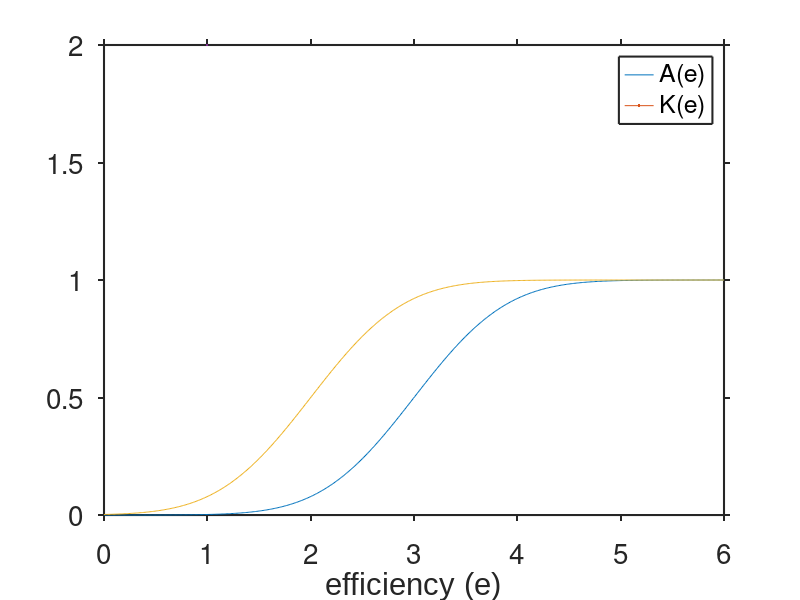
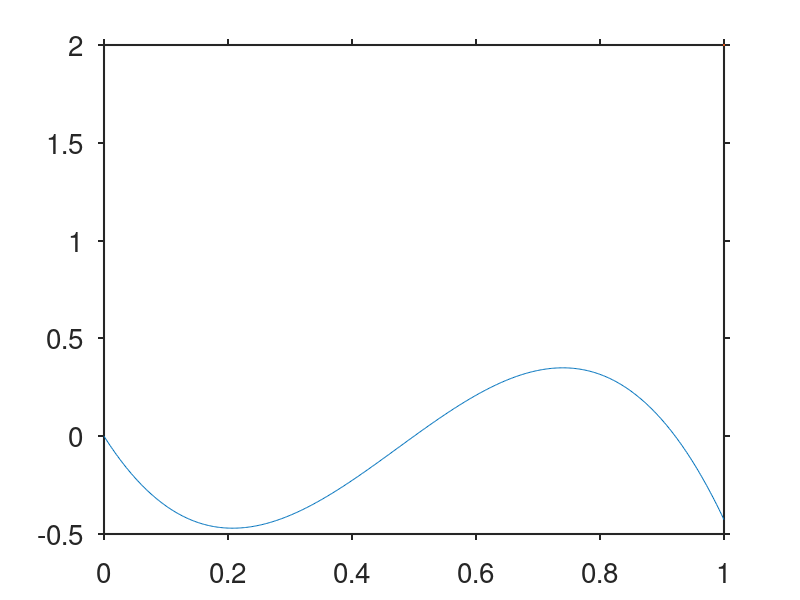

Write MATLAB code to recreate these figures, in order. (Note: this script raises an error after producing the figures.)
%%Alice Henman%%
%%Chapter 3 Evolutionary Suicide%%
%%Classifying singular strategies%%

%%Default graphing layout from Dennis
set(0,'defaultTextFontName', 'Arial');
set(0,'defaultaxesfontsize', 20); % 25 for 1X3, 20 for 1X2 figures
%set(0,'defaultLegendInterpreter','latex');
set(0,'defaultAxesTickLabelInterpreter','none');
set(0,'defaulttextinterpreter','none');
set(0,'defaultAxesXGrid','off');
set(0,'defaultAxesYGrid','off');
set(0,'defaultAxesTickDir','out');
set(0,'defaultAxesLineWidth',1.5);

%% error function A and K
a=3;
b=2;
e=linspace(0,6,500);
figure;
plot(e,(erf(e-a)+1)/2,LineWidth=2);
hold on;
plot(e,(erf(e-b)+1)/2,LineWidth=2);
xlabel('efficiency (e)')
legend('A(e)','K(e)');

%% Allee Population model

r=5;
A = @(e) (erf(e-a)+1)/2;
K = @(e) (erf(e-b)+1)/2;
e=3;

Ndot = @(N,e) r*N.*(N/A(e)-1).*(1-N/K(e));

figure;
N=linspace(0,1,500);
plot(N,Ndot(N,e), LineWidth=2); %plots dN/dt by N
hold on;
xlabel('\textsf{Population Density} ($N$)',Interpreter='latex');
ylabel('$\frac{dN}{dt}$', Interpreter='latex',Rotation=0,FontSize=25);
yline(0);                       %x-axis
%adds A and K to x-axis
%xtickVals = unique([0 : 0.2 : 1, A(e),K(e)]);
%xtickLabs = compose('%.3g',xtickVals);
%xtickLabs(ismembertol(xtickVals,A(e))) = {'A'};
%xtickLabs(ismembertol(xtickVals,K(e))) = {'K'};
%set(gca,'xtick', xtickVals, 'xticklabel', xtickLabs, 'xlim', [min(xtickVals),max(xtickVals)])
A=xline(A(e),'r--','DisplayName', sprintf('A(e) = %.3f',A(e)));
K=xline(K(e),'r-.','DisplayName', sprintf('K(e) = %.3f',K(e)));
legend([A K],'Location','southwest')
%plot(0,0,'k.',K(e),0,'k.',MarkerSize=25);
%plot(A(e),0,'ko',MarkerSize=10,LineWidth=1.2);

%% Evolution of resident and mutant population in time

A = @(e) (erf(e-a)+1)/2;
K = @(e) (erf(e-b)+1)/2;

function Afun= Afun(e,a)
Afun = (erf(e-a)+1)/2;
end
function Kfun= Kfun(e,b)
Kfun = (erf(e-b)+1)/2;
end
x=6; % resident trait
y=x+0.1*rand; % mutant trait
N0=Kfun(x,b);
tspan = [0 500000];%linspace(0,5000000,10000000);%

%ODEs for time evolution of population
function Xdot = Xdot(N,M,x,r,a,b)
    Xdot = r*N.*((N+M)/Afun(x,a)-1).*(1-(N+M)/Kfun(x,b));
end

function Ydot = Ydot(N,M,y,r,a,b)
    Ydot = r*M.*((N+M)/Afun(y,a)-1).*(1-(N+M)/Kfun(y,b));
end

function ddt = odefcn(n,x,y,r,a,b)
N = n(1);
M = n(2);
ddt = zeros(2,1); % Initialize the derivative vector
    ddt(1) = Xdot(N,M,x,r,a,b); % resident population
    ddt(2) = Ydot(N,M,y,r,a,b); % mutant population density
end
n0 = [N0,0.01]; %initial values, mutant population initially small
[t,n] = ode45(@(t,n) odefcn(n,x,y,r,a,b) , tspan, n0); %both 45 and 15s give "natural" suicide for high enough x
%[t1,n1] = ode15s(@(t1,n1) odefcn(n1,x,y,r,a,b) , [500000000 1000000000], [n(end,1) n(end,2)-0.005]);

%T=[t;t1];
%N=abs([n;n1]);

figure;
plot(t,abs(n(:,1)),'-' ,t,abs(n(:,2)),'--',LineWidth=2.5);
%plot(T,abs(N(:,1)),'-' ,T,abs(N(:,2)),'--',LineWidth=2.5);
xlabel('Time');
ylabel('Population density');
legend(sprintf('N_x, x = %.2f',x),sprintf('N_y, y = %.2f',y),'Location','northeast');
%{
%% PIP

%Invasion fitness
f = @(x,y) r*(K(x)./A(y)-1).*(1-K(x)./K(y));

y = linspace(0,6,500);
[X,Y] = meshgrid(y, y);
F = f(X,Y);

figure
hold on
% PIP
contourf(X,Y,F>0,1,'LineStyle','none')
contour(X,Y,F,[0 0],'k','LineWidth',2) %black line for f=0
colormap([1 1 1; 0.6 0.9 0.3]); %green for f>0 white for f<0
xlabel('$\textsf{Resident trait value}$ ($x$)','Interpreter','latex','FontSize',20);
ylabel('$\textsf{Mutant trait value}$ ($y$)','Interpreter','latex','FontSize',20);
%text(0.75,0.25,'-','HorizontalAlignment','right','VerticalAlignment','bottom','FontSize',50);
%text(0.25,0.75,'+','HorizontalAlignment','left','VerticalAlignment','top','FontSize',50);
p1 = patch(NaN, NaN, [0.6 0.9 0.3]);  % green block for s>0
p2 = patch(NaN, NaN, [1 1 1]);  % gray block for s<0
hZero = plot(NaN, NaN, 'k-', 'LineWidth', 2);  % black line for s=0

legend([p1 p2 hZero], {'f_x(y)>0 region', 'f_x(y)<0 region', 'f_x(y)=0 contour'});
%title(['PIP for σ_{α} = ',num2str(sigma)],'Interpreter','tex');

axis equal
box on

%% PIP with trait substitution sequence added

% Parameters
n_steps = 500; % number of mutations
step_size = 0.15;
initial_trait = 1;%x;

% Trait values and meshgrid
traits = linspace(0,6,2000);
[X,Y] = meshgrid(traits, traits);

% Simulate TSS
[residents, mutants] = simulate_tss_single_mutant(initial_trait, n_steps, step_size, traits, f);

% Compute PIP
F = f(X,Y);

% Plot PIP and TSS
figure;
hold on;
contourf(X,Y,F>0,1,'LineStyle','none');
contour(X,Y,F,[0 0],'k','LineWidth',2); %black line for f=0
colormap([1 1 1; 0.6 0.9 0.3]); %green for f>0 white for f<0

scatter(residents(1), residents(1), 250, 'k','filled',...
    'MarkerEdgeColor','k'); %plots initial value in black
scatter(residents(1:end-1), mutants, 110,'filled'); % Mutant steps
scatter(residents(2:end), residents(2:end), 110,'filled'); % Resident steps
scatter(residents(end), residents(end), 180, 'red','filled',...
    'MarkerEdgeColor','k');
xlabel('$\textsf{Resident trait value}$ ($x$)','Interpreter','latex');
ylabel('$\textsf{Mutant trait value}$ ($y$)','Interpreter','latex');
%title('Trait Substitution Sequence on Pairwise Invasibility Plot');
legend('','','Starting trait value','Mutant trait','Resident trait', ...
    'final trait value','Location','northwest');
axis equal;
hold off;

% Compute the PIP
function [residents, mutants] = simulate_tss_single_mutant(initial_trait, n_steps, step_size, traits, f)
    residents = zeros(n_steps+1, 1);
    mutants = zeros(n_steps, 1);
    residents(1) = initial_trait;
    for i = 1:n_steps
        res = residents(i);
        % Generate a single candidate mutant nearby
        mut = res + (2*rand-1) * step_size;
        mut = min(max(mut, traits(1)), traits(end));%makes sure mutant value is in range of the trait values
        mutants(i) = mut;
        % If mutant is successful, update resident; else, resident doesn't change
        if f(res, mut) > 0
            residents(i+1) = mut;
        else
            residents(i+1) = res;
        end
    end
end
%}
